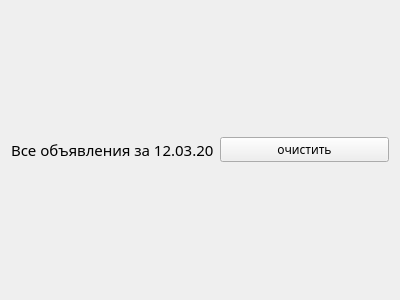
<?xml version="1.0" encoding="UTF-8"?>
<ui version="4.0">
 <class>Form</class>
 <widget class="QWidget" name="Form">
  <property name="geometry">
   <rect>
    <x>0</x>
    <y>0</y>
    <width>400</width>
    <height>300</height>
   </rect>
  </property>
  <property name="windowTitle">
   <string>Form</string>
  </property>
  <layout class="QGridLayout" name="gridLayout">
   <item row="0" column="0">
    <widget class="QLabel" name="label">
     <property name="font">
      <font>
       <family>Segoe Print</family>
       <pointsize>11</pointsize>
      </font>
     </property>
     <property name="text">
      <string>Все объявления за 12.03.20</string>
     </property>
    </widget>
   </item>
   <item row="0" column="1">
    <widget class="QPushButton" name="pushButton_clear">
     <property name="font">
      <font>
       <family>Calvin</family>
       <pointsize>9</pointsize>
      </font>
     </property>
     <property name="styleSheet">
      <string notr="true">b</string>
     </property>
     <property name="text">
      <string>очистить</string>
     </property>
    </widget>
   </item>
   <item row="1" column="0" colspan="2">
    <layout class="QVBoxLayout" name="verticalLayout"/>
   </item>
  </layout>
 </widget>
 <resources/>
 <connections/>
</ui>
